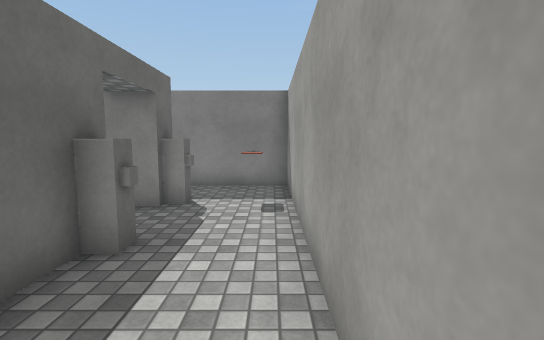
view 1 (above)

12 first-person views from a walk through a 3-D level made in the Unity game engine. The camera is 1.5 m above the floor, tilts 6° down and sees 85° across. The floor is counted in squares, 1 m on a side. Each view is taken from the middle of a square. On the plan, view 1 faces up. The plan holds only what a view shows up to about 15 squares ahead; the rest is blank. The player character is not drawn. Door leaves are left out, so doorways stand open. Some surface patterns are stand-ins.

view 2
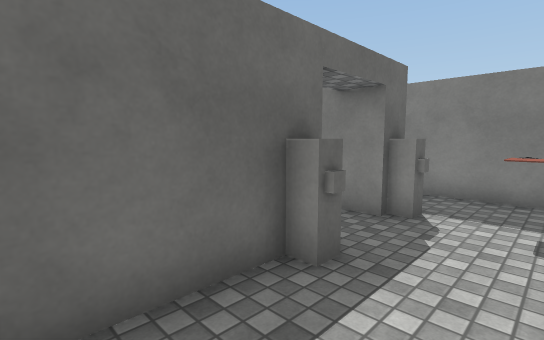

view 3
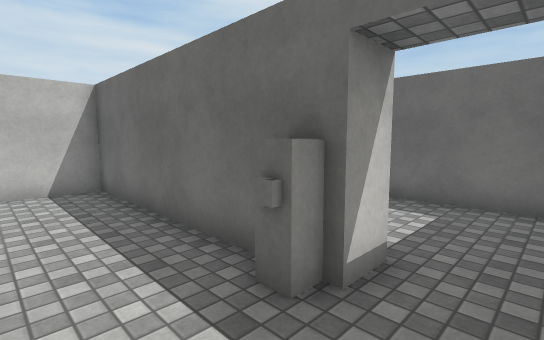

view 4
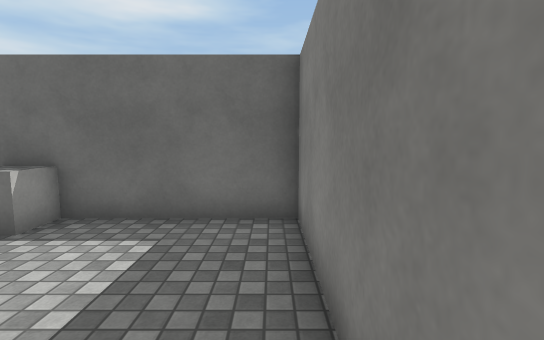

view 5
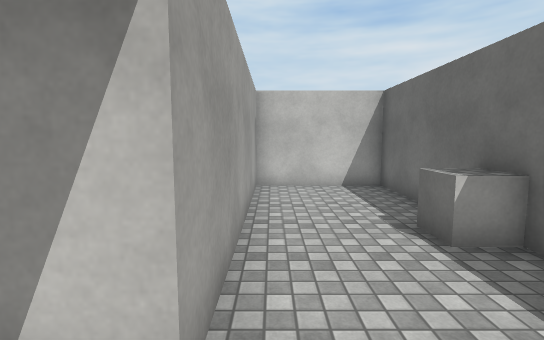

view 6
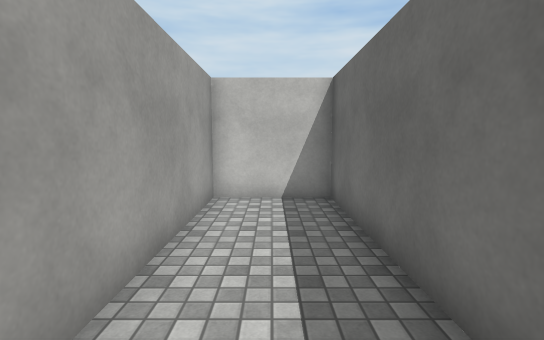

view 7
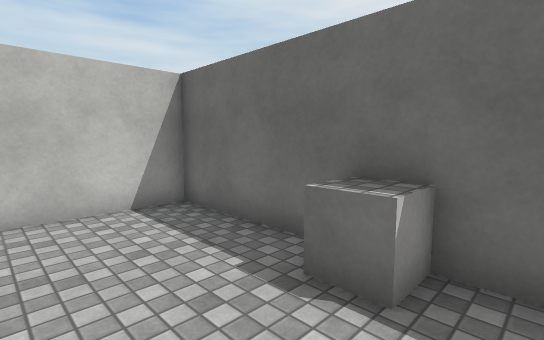

view 8
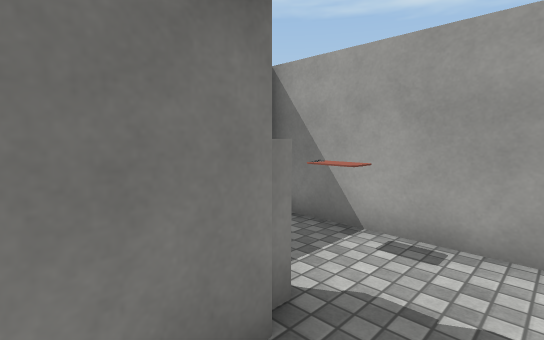

view 9
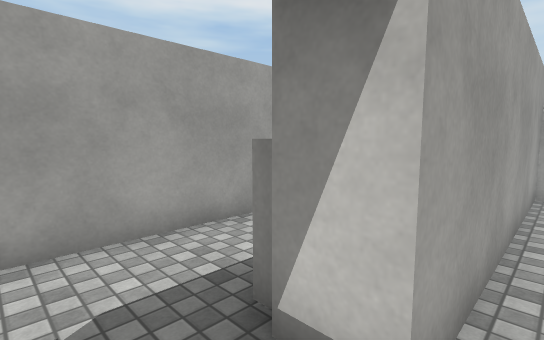

view 10
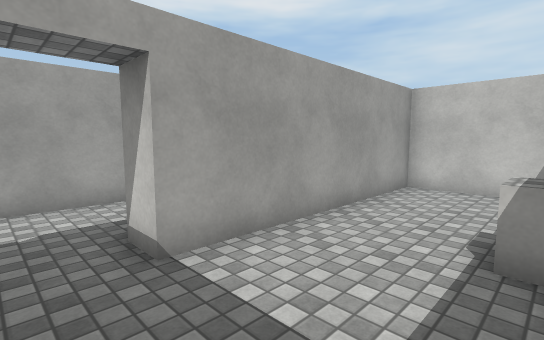

view 11
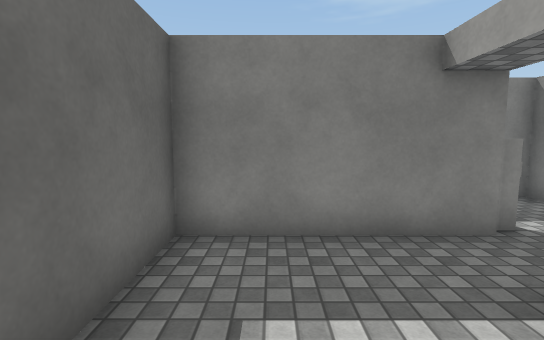

view 12
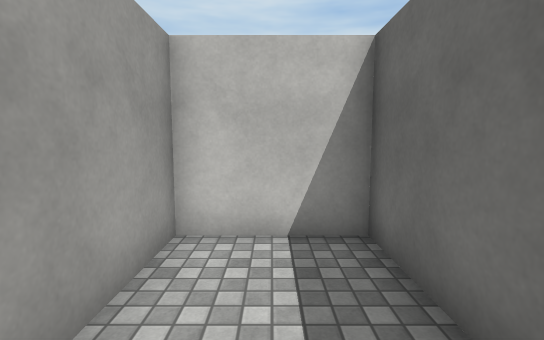

### Floor plan
Points are (right, up) in squares from view 1. A wall is a line through its corners. A room is listed if a view was taken in it or the views show most of it. See-through windows are left out.
Room 1 (views 1, 2, 3, 4, 6, 12)
walls: (-2.5, 4.5) (-2.5, -3.5) (0.5, -3.5) (0.5, 9.5) (-1, 9.5); (-2.5, 7.5) (-2.5, 6.5)
ways out: open door at (-3, 5.5) to room 2
objects: other object (-2, 4); other object (-2, 7); other object (-1, 7) to (0, 8)
Room 2 (views 5, 7, 8, 9, 10, 11)
walls: (-2.5, 6.5) (-7.5, 6.5) (-7.5, -3.5) (-3.5, -3.5) (-3.5, 4.5)
ways out: open door at (-3, 5.5) to room 1
objects: cube (-7, 1) to (-7, 2)

Where each view was taken, in squares from view 1:
view 1: 0 up, 0 right, facing up
view 2: 1 up, 0 right, facing up-left
view 3: 6 up, 0 right, facing down-left
view 4: 6 up, 2 left, facing left
view 5: 6 up, 4 left, facing down
view 6: 4 up, 1 left, facing down
view 7: 3 up, 4 left, facing down-left
view 8: 5 up, 4 left, facing up-right
view 9: 6 up, 4 left, facing down-right
view 10: 6 up, 7 left, facing down-right
view 11: 2 up, 6 left, facing up
view 12: 1 up, 1 left, facing down
